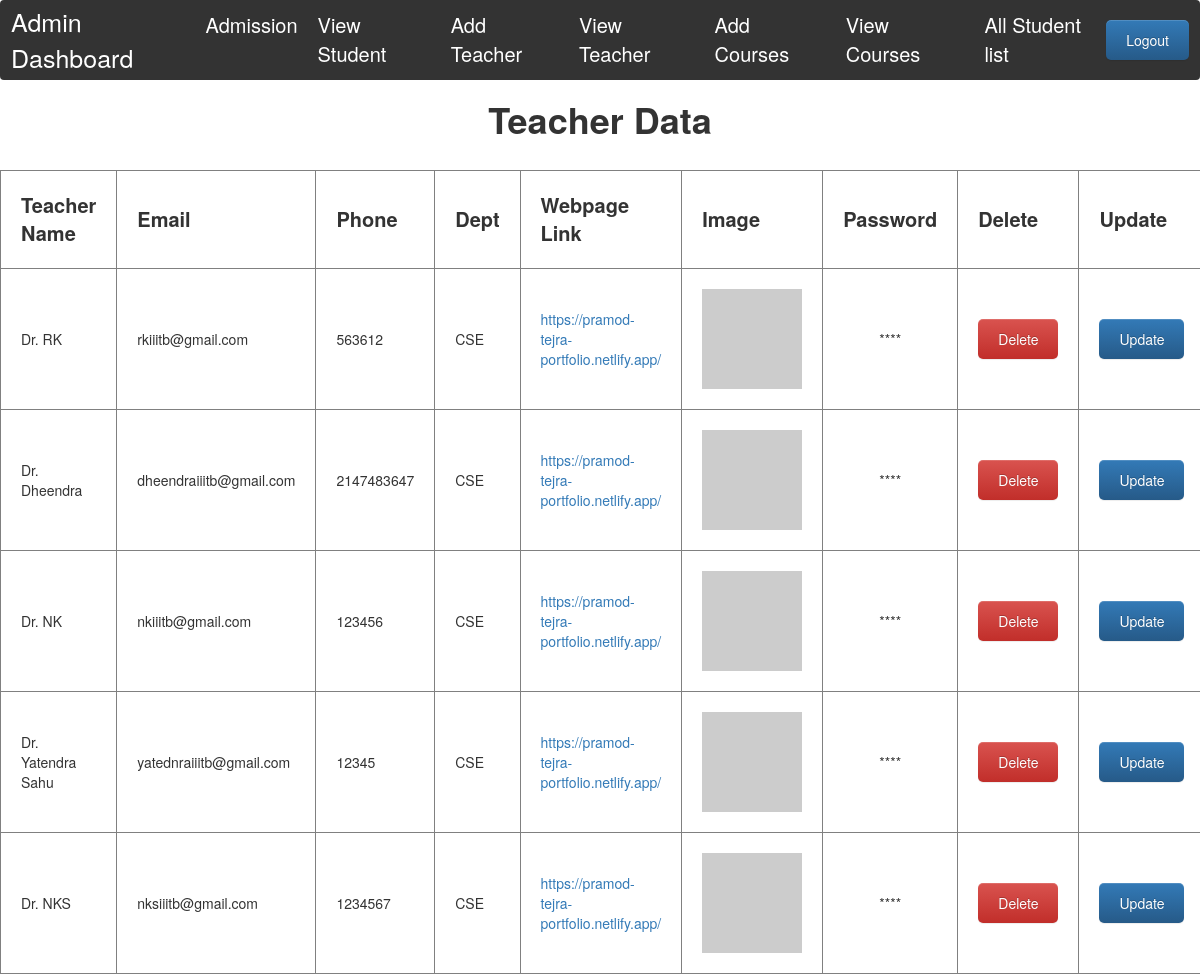
Page /Admin/TeacherControl/admin_view_teacher.php (signed in) on the committed database.
### tables this page shows
CREATE TABLE `teacher` (
  `username` varchar(50) NOT NULL,
  `id` int(20) NOT NULL,
  `name` varchar(38) DEFAULT NULL,
  `email` varchar(38) NOT NULL,
  `phone` int(38) DEFAULT NULL,
  `department` varchar(38) DEFAULT NULL,
  `webpage` varchar(10000) NOT NULL,
  `description` varchar(38) DEFAULT NULL,
  `image` varchar(38) DEFAULT NULL,
  `password` varchar(50) NOT NULL
);

### Admin/TeacherControl/admin_view_teacher.php (the view, shortened to what this page needs)
<?php
    $host="localhost";
    $user="root";
    $password="";
    $db="iiit_b";
    $data=mysqli_connect($host,$user,$password,$db);
    $sql="SELECT * FROM teacher";
    $result=mysqli_query($data,$sql);
?>
<!DOCTYPE html>
<html lang="en">
<head>
    <link rel="stylesheet" href="https://cdn.jsdelivr.net/npm/bootstrap@3.3.7/dist/css/bootstrap.min.css">
    <link rel="stylesheet" href="https://cdn.jsdelivr.net/npm/bootstrap@3.3.7/dist/css/bootstrap-theme.min.css">
</head>
<body>
    <?php
           include 'admin_sidebar.php';
    ?>
        <div class="content">
            <center>
            <h1 style="font-weight:550;">Teacher Data</h1>
            <br>
            <table border="1px">
                <tr>
                    <th class="table_th">Teacher Name</th>
                    <th class="table_th">Email</th>
                    <th class="table_th">Phone</th>
                    <th class="table_th">Dept</th>
                    <th class="table_th">Webpage Link</th>
                    <th class="table_th">Image</th>
                    <th class="table_th">Password</th>
                    <th class="table_th">Delete</th>
                    <th class="table_th">Update</th>
                </tr>
                <?php
                while($info=$result->fetch_assoc())
                {
                ?>
                <tr>
                    <td class="table_td"><?php echo "{$info['name']}"; ?></td>
                    <td class="table_td"><?php echo "{$info['email']}"; ?></td>
                    <td class="table_td"><?php echo "{$info['phone']}"; ?></td>
                    <td class="table_td"><?php echo "{$info['department']}"; ?></td>
                    <td class="table_td"><a href="<?php echo "{$info['webpage']}"; ?>" target="_blank"><?php echo "{$info['webpage']}"; ?></a></td>
                    <td class="table_td"><img height="100px" width="100px" src="https://picsum.photos/500/300" ></td>
                    <td style="padding:20px; text-align: center"><input style="width: 70px;" type="hidden" value="<?php echo "{$info['password']}"; ?>" readonly>****</td>
                    <td class="table_td"><?php echo "<a class ='btn btn-danger' onClick=\" javascript:return confirm('Are You Sure to Delete this');\"  href='delete_teacher.php?teacher_id={$info['id']}'>Delete</a>"; ?></td>
                    <td class="table_td"><?php echo "<a class ='btn btn-primary' href='update_teacher.php?teacher_id={$info['id']}'>Update</a>"; ?></td>
                </tr>
                <?php
                }
                ?>
             </table>
            </center>
        </div>
</body>
</html>

### Admin/TeacherControl/admin_sidebar.php (shortened to what this page needs)
<!DOCTYPE html>
<html lang="en">
<head>
</head>
<body>
<div class="navbar">
    <div class="dash">
<a class="admin-dash" href="../Admin/adminhome.php">Admin Dashboard</a>
    </div>
        <div class="nav-items">
        <ul>
        <li>
                <a href="../admission.php">Admission</a>
            </li>
            <li>
                <a href="../StudentControl/view_student.php">View Student</a>
            </li>
            <li>
                <a href="../TeacherControl/admin_add_teacher.php">Add Teacher</a>
            </li>
            <li>
                <a href="../TeacherControl/admin_view_teacher.php">View Teacher</a>
            </li>
            <li>
                <a href="../CourseControl/add_course.php">Add Courses</a>
            </li>
            <li>
                <a href="../CourseControl/view_course.php">View Courses</a>
            </li>
            <li>
                <a href="../StudentControl/all_student_form.php">All Student list</a>
            </li>
        </ul>
        <a href="../../logout.php" class="btn btn-primary">Logout</a>
    </div>
</div>
</body>
</html>

### Admin/TeacherControl/admin_view_teacher.php (style rules this page uses)
.table_th { padding:20px; font-size:20px; }
.table_td { padding:20px; }

### Admin/TeacherControl/admin_sidebar.php (style rules this page uses)
.dash { display: flex; justify-content: center; align-items: center; height: 25px; border-radius: 5px; flex-grow: 1; }
.admin-dash { color: #fff; font-size: 25px; }
.navbar { display: flex; height: 80px; justify-content: space-between; align-items: center; background-color: #333; color: white; padding: 10px; }
.nav-items { display: flex; justify-content: space-around; align-items: center; flex-grow: 1; }
.navbar ul { list-style-type: none; margin: 0; padding: 0; display: flex; }
.navbar ul li { margin-right: 20px; }
.navbar ul li:last-child { margin-right: 0; }
.navbar ul li a { font-size: 20px; color: white; text-decoration: none; }
.btn { padding: 10px 20px; background-color: #007bff; color: white; border: none; border-radius: 5px; cursor: pointer; }

### rows in the picture
teacher: name "Dr. RK", email "rkiiitb@gmail.com", phone "563612", department "CSE", webpage "https://pramod-tejra-portfolio.netlify.app/"
teacher: name "Dr. Dheendra", email "dheendraiiitb@gmail.com", phone "2147483647", department "CSE", webpage "https://pramod-tejra-portfolio.netlify.app/"
teacher: name "Dr. NK", email "nkiiitb@gmail.com", phone "123456", department "CSE", webpage "https://pramod-tejra-portfolio.netlify.app/"
teacher: name "Dr. Yatendra Sahu", email "yatednraiiitb@gmail.com", phone "12345", department "CSE", webpage "https://pramod-tejra-portfolio.netlify.app/"
teacher: name "Dr. NKS", email "nksiiitb@gmail.com", phone "1234567", department "CSE", webpage "https://pramod-tejra-portfolio.netlify.app/"
